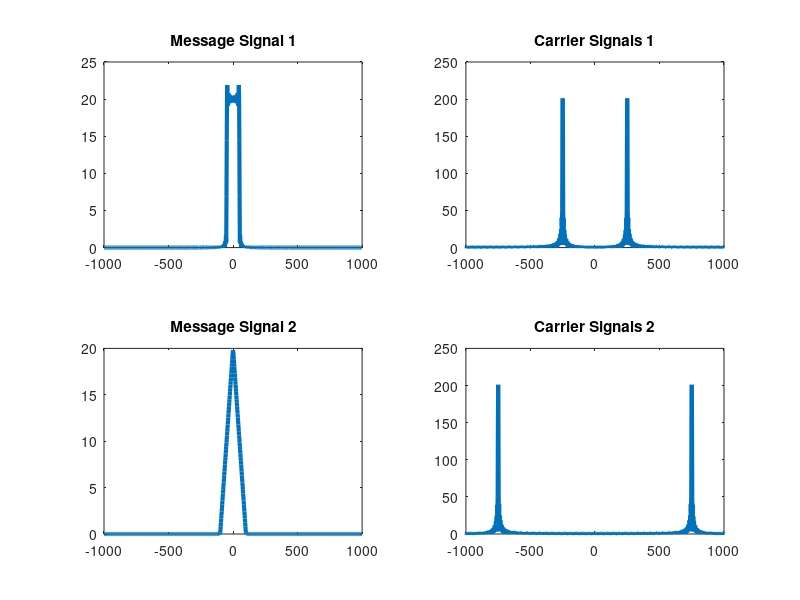
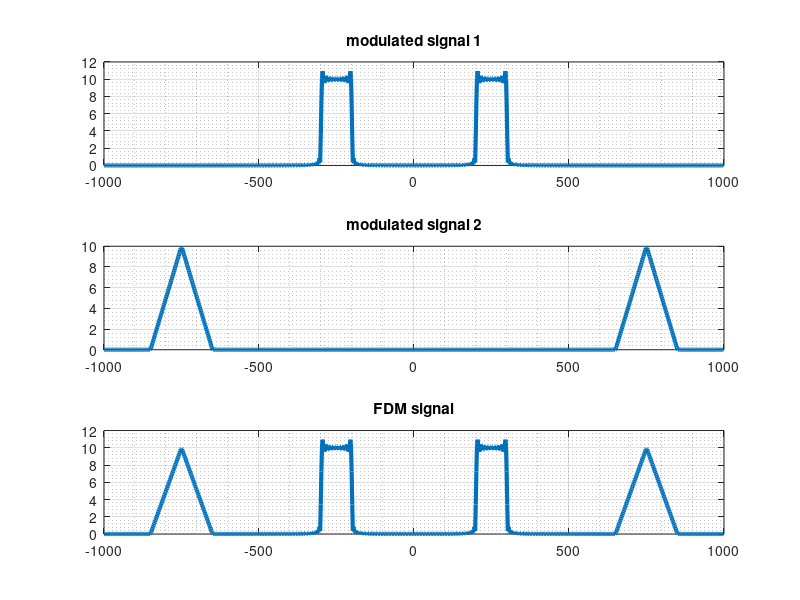

These charts were generated, in order, by the following MATLAB code: (Note: this script raises an error after producing the figures.)
clc
clear all
close all
fs = 2000;
ts = 1/fs;
fc1 = 250;
fc2 = 750;
to = .1
t = -to : ts : to;
n = t/ts;
N = 1024;
fn = [0 : 1/N : 1 - 1/N] * fs - fs/2;
m1 = sinc(100*t);
m2 = sinc(100*t).^2;
c1  = cos(2*pi*fc1*t);
c2 = cos(2*pi*fc2*t);
%%  message and carrier
figure(1)
subplot(221),plot(fn,abs(fftshift(fft(m1,1024))),'linewidth',3),title("Message Signal 1");
subplot(222),plot(fn,abs(fftshift(fft(c1,1024))),'linewidth',3),title("Carrier Signals 1");
subplot(223),plot(fn,abs(fftshift(fft(m2,1024))),'linewidth',3),title("Message Signal 2");
subplot(224),plot(fn,abs(fftshift(fft(c2,1024))),'linewidth',3),title("Carrier Signals 2");
%%  modulation and fdm
u1 = m1 .* c1;
u2 = m2.*c2;
u = u1 + u2;

M1 = fftshift(fft(m1,1024));
M2 = fftshift(fft(m2,1024));

U1 = fftshift(fft(u1,1024));
U2 = fftshift(fft(u2,1024));
U = fftshift(fft(u,1024));
figure(2)
subplot(311),plot(fn, abs(U1),'linewidth',3),grid on,grid minor,title("modulated signal 1");
subplot(312),plot(fn,abs(U2),'linewidth',3),grid on,grid minor,title("modulated signal 2");
subplot(313), plot(fn,abs(U),'linewidth',3),grid on,grid minor,title("FDM signal");
%% bandpass
bpf1 = bandpass(u,[200 300],fs);

BPF1 = fftshift(fft(bpf1, 1024));
figure(3)
subplot(211),plot(fn,abs(BPF1),'linewidth',3),grid on, grid minor,title("bpf1 o/p");
bpf2 = bandpass(u,[650 850],fs);
BPF2 = fftshift(fft(bpf2, 1024));
subplot(212),plot(fn,abs(BPF2),'linewidth',3),grid on, grid minor,title("bpf2 o/p");
%% reconstruction process 
y1 = bpf1.*c1;
y2 = bpf2.*c2;
Y1 = fftshift(fft(y1,1024));
Y2 = fftshift(fft(y2,1024));
figure(4)
subplot(211), plot(fn,abs(Y1),'linewidth',3),title("siganl multiplied by carrier 1");
subplot(212), plot(fn,abs(Y2),'linewidth',3),title('signal multiplied by carrier 2');
%%  lowpass
m1_recon = lowpass(y1,150,2000);
M1_recon = fftshift(fft(m1_recon,1024));

m2_recon = lowpass(y2,150,2000);
M2_recon = fftshift(fft(m2_recon,1024));

figure(5)

subplot(211), plot(fn,abs(M1_recon),'linewidth',3),title("reconstructed signal 1");
subplot(212),plot(fn, abs(M2_recon),'linewidth',3),title("reconstructed signal 2");